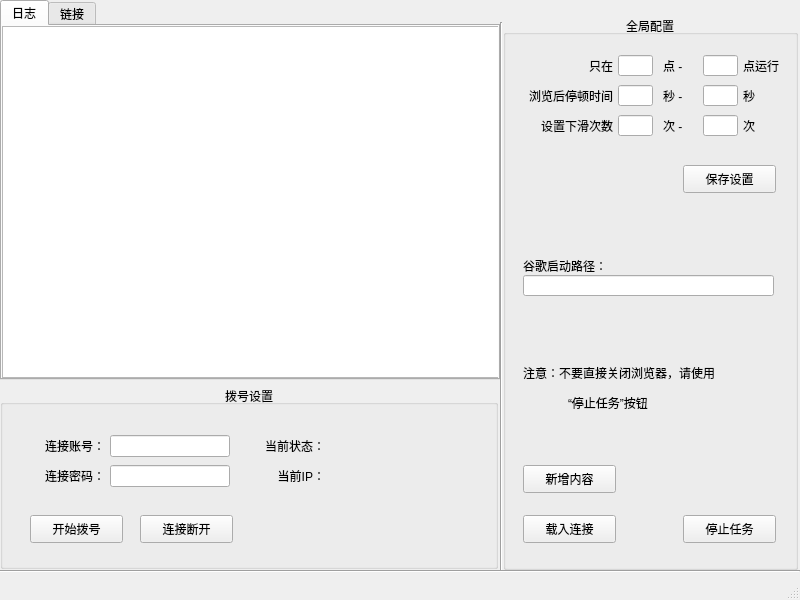
<?xml version="1.0" encoding="UTF-8"?>
<ui version="4.0">
 <class>myMainWindow</class>
 <widget class="QMainWindow" name="myMainWindow">
  <property name="geometry">
   <rect>
    <x>0</x>
    <y>0</y>
    <width>800</width>
    <height>600</height>
   </rect>
  </property>
  <property name="minimumSize">
   <size>
    <width>800</width>
    <height>600</height>
   </size>
  </property>
  <property name="maximumSize">
   <size>
    <width>800</width>
    <height>600</height>
   </size>
  </property>
  <property name="windowTitle">
   <string>MainWindow</string>
  </property>
  <widget class="QWidget" name="centralwidget">
   <widget class="QTabWidget" name="tabWidget">
    <property name="geometry">
     <rect>
      <x>0</x>
      <y>0</y>
      <width>500</width>
      <height>380</height>
     </rect>
    </property>
    <property name="minimumSize">
     <size>
      <width>500</width>
      <height>380</height>
     </size>
    </property>
    <property name="maximumSize">
     <size>
      <width>500</width>
      <height>380</height>
     </size>
    </property>
    <property name="currentIndex">
     <number>0</number>
    </property>
    <widget class="QWidget" name="logTab">
     <attribute name="title">
      <string>日志</string>
     </attribute>
     <widget class="QTextBrowser" name="logTxtBr">
      <property name="geometry">
       <rect>
        <x>0</x>
        <y>0</y>
        <width>500</width>
        <height>352</height>
       </rect>
      </property>
      <property name="minimumSize">
       <size>
        <width>500</width>
        <height>352</height>
       </size>
      </property>
      <property name="maximumSize">
       <size>
        <width>500</width>
        <height>352</height>
       </size>
      </property>
      <property name="lineWidth">
       <number>1</number>
      </property>
     </widget>
    </widget>
    <widget class="QWidget" name="linkTab">
     <attribute name="title">
      <string>链接</string>
     </attribute>
     <widget class="QTextBrowser" name="linkTxtBr">
      <property name="geometry">
       <rect>
        <x>0</x>
        <y>0</y>
        <width>500</width>
        <height>352</height>
       </rect>
      </property>
      <property name="minimumSize">
       <size>
        <width>500</width>
        <height>352</height>
       </size>
      </property>
      <property name="maximumSize">
       <size>
        <width>500</width>
        <height>352</height>
       </size>
      </property>
     </widget>
    </widget>
   </widget>
   <widget class="Line" name="line">
    <property name="geometry">
     <rect>
      <x>499</x>
      <y>22</y>
      <width>4</width>
      <height>550</height>
     </rect>
    </property>
    <property name="font">
     <font>
      <strikeout>false</strikeout>
      <kerning>true</kerning>
     </font>
    </property>
    <property name="frameShadow">
     <enum>QFrame::Sunken</enum>
    </property>
    <property name="lineWidth">
     <number>1</number>
    </property>
    <property name="midLineWidth">
     <number>0</number>
    </property>
    <property name="orientation">
     <enum>Qt::Vertical</enum>
    </property>
   </widget>
   <widget class="QGroupBox" name="configGBox">
    <property name="geometry">
     <rect>
      <x>503</x>
      <y>15</y>
      <width>295</width>
      <height>555</height>
     </rect>
    </property>
    <property name="font">
     <font>
      <weight>50</weight>
      <italic>false</italic>
      <bold>false</bold>
      <underline>false</underline>
      <strikeout>false</strikeout>
      <kerning>true</kerning>
     </font>
    </property>
    <property name="title">
     <string>全局配置</string>
    </property>
    <property name="alignment">
     <set>Qt::AlignCenter</set>
    </property>
    <widget class="QLabel" name="label">
     <property name="geometry">
      <rect>
       <x>0</x>
       <y>40</y>
       <width>110</width>
       <height>21</height>
      </rect>
     </property>
     <property name="text">
      <string>只在</string>
     </property>
     <property name="alignment">
      <set>Qt::AlignRight|Qt::AlignTrailing|Qt::AlignVCenter</set>
     </property>
    </widget>
    <widget class="QLineEdit" name="startTimeEdit">
     <property name="geometry">
      <rect>
       <x>115</x>
       <y>40</y>
       <width>35</width>
       <height>21</height>
      </rect>
     </property>
     <property name="alignment">
      <set>Qt::AlignRight|Qt::AlignTrailing|Qt::AlignVCenter</set>
     </property>
    </widget>
    <widget class="QLabel" name="label_2">
     <property name="geometry">
      <rect>
       <x>160</x>
       <y>40</y>
       <width>40</width>
       <height>21</height>
      </rect>
     </property>
     <property name="text">
      <string>点 -</string>
     </property>
    </widget>
    <widget class="QLabel" name="label_3">
     <property name="geometry">
      <rect>
       <x>240</x>
       <y>40</y>
       <width>50</width>
       <height>21</height>
      </rect>
     </property>
     <property name="text">
      <string>点运行</string>
     </property>
    </widget>
    <widget class="QLineEdit" name="endTimeEdit">
     <property name="geometry">
      <rect>
       <x>200</x>
       <y>40</y>
       <width>35</width>
       <height>21</height>
      </rect>
     </property>
     <property name="alignment">
      <set>Qt::AlignRight|Qt::AlignTrailing|Qt::AlignVCenter</set>
     </property>
    </widget>
    <widget class="QLabel" name="label_4">
     <property name="geometry">
      <rect>
       <x>0</x>
       <y>70</y>
       <width>110</width>
       <height>21</height>
      </rect>
     </property>
     <property name="text">
      <string>浏览后停顿时间</string>
     </property>
     <property name="alignment">
      <set>Qt::AlignRight|Qt::AlignTrailing|Qt::AlignVCenter</set>
     </property>
    </widget>
    <widget class="QLineEdit" name="pauseTimeFromEdit">
     <property name="geometry">
      <rect>
       <x>115</x>
       <y>70</y>
       <width>35</width>
       <height>21</height>
      </rect>
     </property>
     <property name="alignment">
      <set>Qt::AlignRight|Qt::AlignTrailing|Qt::AlignVCenter</set>
     </property>
    </widget>
    <widget class="QLabel" name="label_5">
     <property name="geometry">
      <rect>
       <x>160</x>
       <y>70</y>
       <width>40</width>
       <height>21</height>
      </rect>
     </property>
     <property name="text">
      <string>秒 -</string>
     </property>
    </widget>
    <widget class="QLineEdit" name="pauseTimeToEdit">
     <property name="geometry">
      <rect>
       <x>200</x>
       <y>70</y>
       <width>35</width>
       <height>21</height>
      </rect>
     </property>
     <property name="alignment">
      <set>Qt::AlignRight|Qt::AlignTrailing|Qt::AlignVCenter</set>
     </property>
    </widget>
    <widget class="QLabel" name="label_6">
     <property name="geometry">
      <rect>
       <x>240</x>
       <y>70</y>
       <width>50</width>
       <height>21</height>
      </rect>
     </property>
     <property name="text">
      <string>秒</string>
     </property>
    </widget>
    <widget class="QLineEdit" name="slipTimesFromEdit">
     <property name="geometry">
      <rect>
       <x>115</x>
       <y>100</y>
       <width>35</width>
       <height>21</height>
      </rect>
     </property>
     <property name="alignment">
      <set>Qt::AlignRight|Qt::AlignTrailing|Qt::AlignVCenter</set>
     </property>
    </widget>
    <widget class="QLabel" name="label_7">
     <property name="geometry">
      <rect>
       <x>0</x>
       <y>100</y>
       <width>110</width>
       <height>21</height>
      </rect>
     </property>
     <property name="text">
      <string>设置下滑次数</string>
     </property>
     <property name="alignment">
      <set>Qt::AlignRight|Qt::AlignTrailing|Qt::AlignVCenter</set>
     </property>
    </widget>
    <widget class="QLabel" name="label_8">
     <property name="geometry">
      <rect>
       <x>240</x>
       <y>100</y>
       <width>50</width>
       <height>21</height>
      </rect>
     </property>
     <property name="text">
      <string>次</string>
     </property>
    </widget>
    <widget class="QLabel" name="label_9">
     <property name="geometry">
      <rect>
       <x>160</x>
       <y>100</y>
       <width>40</width>
       <height>21</height>
      </rect>
     </property>
     <property name="text">
      <string>次 -</string>
     </property>
    </widget>
    <widget class="QLineEdit" name="slipTimesToEdit">
     <property name="geometry">
      <rect>
       <x>200</x>
       <y>100</y>
       <width>35</width>
       <height>21</height>
      </rect>
     </property>
     <property name="alignment">
      <set>Qt::AlignRight|Qt::AlignTrailing|Qt::AlignVCenter</set>
     </property>
    </widget>
    <widget class="QLabel" name="label_10">
     <property name="geometry">
      <rect>
       <x>20</x>
       <y>240</y>
       <width>110</width>
       <height>21</height>
      </rect>
     </property>
     <property name="text">
      <string>谷歌启动路径：</string>
     </property>
    </widget>
    <widget class="QLineEdit" name="chromeLocationEdit">
     <property name="geometry">
      <rect>
       <x>20</x>
       <y>260</y>
       <width>251</width>
       <height>21</height>
      </rect>
     </property>
    </widget>
    <widget class="QPushButton" name="saveConfigBtn">
     <property name="geometry">
      <rect>
       <x>180</x>
       <y>150</y>
       <width>93</width>
       <height>28</height>
      </rect>
     </property>
     <property name="text">
      <string>保存设置</string>
     </property>
    </widget>
    <widget class="QPushButton" name="startReadBtn">
     <property name="geometry">
      <rect>
       <x>20</x>
       <y>500</y>
       <width>93</width>
       <height>28</height>
      </rect>
     </property>
     <property name="text">
      <string>载入连接</string>
     </property>
    </widget>
    <widget class="QPushButton" name="stopReadBtn">
     <property name="geometry">
      <rect>
       <x>180</x>
       <y>500</y>
       <width>93</width>
       <height>28</height>
      </rect>
     </property>
     <property name="text">
      <string>停止任务</string>
     </property>
    </widget>
    <widget class="QPushButton" name="addContentBtn">
     <property name="geometry">
      <rect>
       <x>20</x>
       <y>450</y>
       <width>93</width>
       <height>28</height>
      </rect>
     </property>
     <property name="text">
      <string>新增内容</string>
     </property>
    </widget>
    <widget class="QLabel" name="label_11">
     <property name="geometry">
      <rect>
       <x>20</x>
       <y>350</y>
       <width>261</width>
       <height>16</height>
      </rect>
     </property>
     <property name="text">
      <string>注意：不要直接关闭浏览器，请使用</string>
     </property>
    </widget>
    <widget class="QLabel" name="label_12">
     <property name="geometry">
      <rect>
       <x>65</x>
       <y>380</y>
       <width>141</width>
       <height>16</height>
      </rect>
     </property>
     <property name="text">
      <string>“停止任务”按钮</string>
     </property>
    </widget>
   </widget>
   <widget class="Line" name="line_2">
    <property name="geometry">
     <rect>
      <x>0</x>
      <y>570</y>
      <width>800</width>
      <height>3</height>
     </rect>
    </property>
    <property name="orientation">
     <enum>Qt::Horizontal</enum>
    </property>
   </widget>
   <widget class="QGroupBox" name="pppoeGBox">
    <property name="geometry">
     <rect>
      <x>0</x>
      <y>385</y>
      <width>498</width>
      <height>184</height>
     </rect>
    </property>
    <property name="title">
     <string>拨号设置</string>
    </property>
    <property name="alignment">
     <set>Qt::AlignCenter</set>
    </property>
    <widget class="QLabel" name="accountLbl">
     <property name="geometry">
      <rect>
       <x>30</x>
       <y>50</y>
       <width>75</width>
       <height>22</height>
      </rect>
     </property>
     <property name="text">
      <string>连接账号：</string>
     </property>
     <property name="alignment">
      <set>Qt::AlignRight|Qt::AlignTrailing|Qt::AlignVCenter</set>
     </property>
    </widget>
    <widget class="QLabel" name="passwordLbl">
     <property name="geometry">
      <rect>
       <x>30</x>
       <y>80</y>
       <width>75</width>
       <height>22</height>
      </rect>
     </property>
     <property name="text">
      <string>连接密码：</string>
     </property>
     <property name="alignment">
      <set>Qt::AlignRight|Qt::AlignTrailing|Qt::AlignVCenter</set>
     </property>
    </widget>
    <widget class="QLineEdit" name="accountEdit">
     <property name="geometry">
      <rect>
       <x>110</x>
       <y>50</y>
       <width>120</width>
       <height>22</height>
      </rect>
     </property>
    </widget>
    <widget class="QLineEdit" name="passwordEdit">
     <property name="geometry">
      <rect>
       <x>110</x>
       <y>80</y>
       <width>120</width>
       <height>22</height>
      </rect>
     </property>
    </widget>
    <widget class="QLabel" name="label_15">
     <property name="geometry">
      <rect>
       <x>250</x>
       <y>50</y>
       <width>75</width>
       <height>22</height>
      </rect>
     </property>
     <property name="text">
      <string>当前状态：</string>
     </property>
     <property name="alignment">
      <set>Qt::AlignRight|Qt::AlignTrailing|Qt::AlignVCenter</set>
     </property>
    </widget>
    <widget class="QLabel" name="label_16">
     <property name="geometry">
      <rect>
       <x>250</x>
       <y>80</y>
       <width>75</width>
       <height>22</height>
      </rect>
     </property>
     <property name="text">
      <string>当前IP：</string>
     </property>
     <property name="alignment">
      <set>Qt::AlignRight|Qt::AlignTrailing|Qt::AlignVCenter</set>
     </property>
    </widget>
    <widget class="QLabel" name="pppoeStatusLbl">
     <property name="geometry">
      <rect>
       <x>330</x>
       <y>50</y>
       <width>120</width>
       <height>22</height>
      </rect>
     </property>
     <property name="text">
      <string/>
     </property>
    </widget>
    <widget class="QLabel" name="pppoeIpLbl">
     <property name="geometry">
      <rect>
       <x>330</x>
       <y>80</y>
       <width>120</width>
       <height>22</height>
      </rect>
     </property>
     <property name="text">
      <string/>
     </property>
    </widget>
    <widget class="QPushButton" name="connectPppoeBtn">
     <property name="geometry">
      <rect>
       <x>30</x>
       <y>130</y>
       <width>93</width>
       <height>28</height>
      </rect>
     </property>
     <property name="text">
      <string>开始拨号</string>
     </property>
    </widget>
    <widget class="QPushButton" name="disconnectPppoeBtn">
     <property name="geometry">
      <rect>
       <x>140</x>
       <y>130</y>
       <width>93</width>
       <height>28</height>
      </rect>
     </property>
     <property name="text">
      <string>连接断开</string>
     </property>
    </widget>
   </widget>
  </widget>
  <widget class="QStatusBar" name="statusbar"/>
 </widget>
 <resources/>
 <connections/>
</ui>
